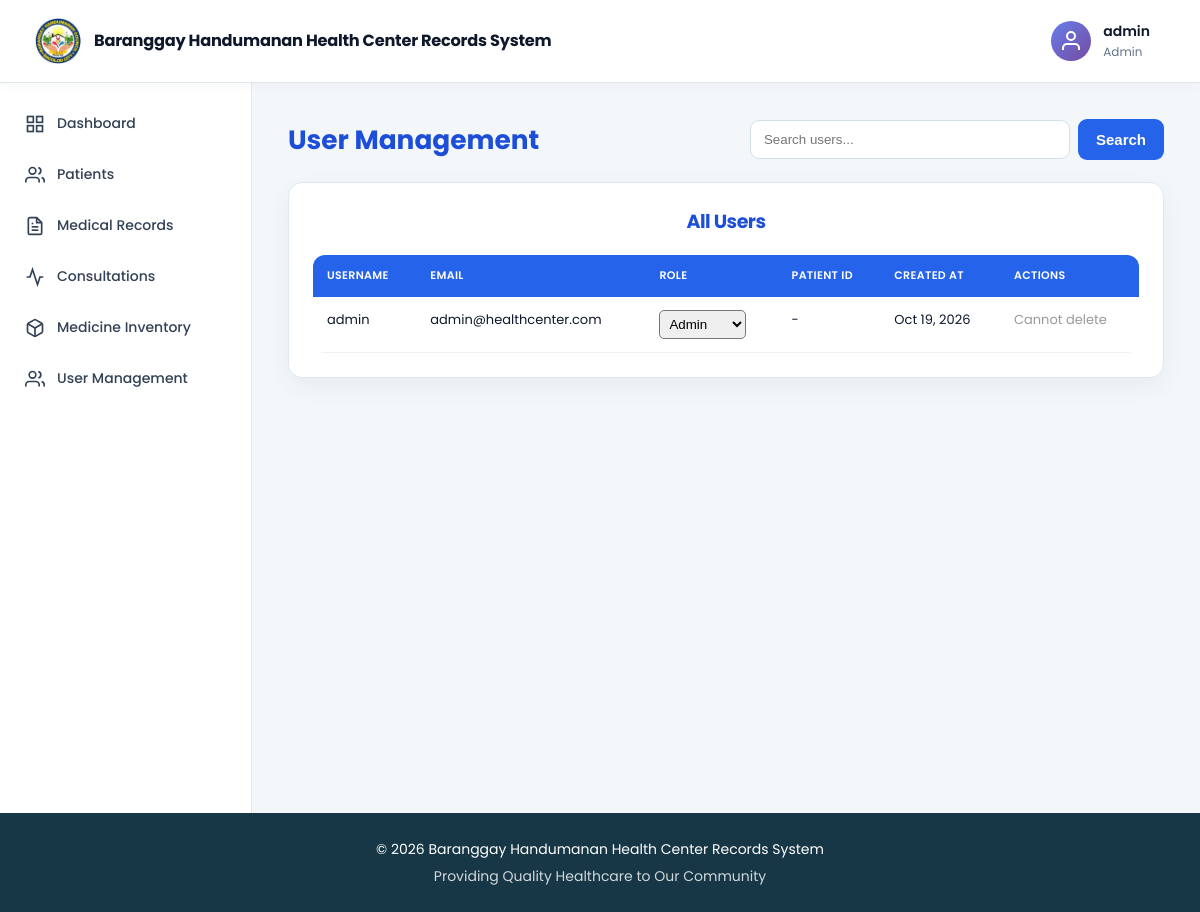
Page /modules/users.php (signed in) on the committed database.
### tables this page shows
CREATE TABLE IF NOT EXISTS users (
    id INT AUTO_INCREMENT PRIMARY KEY,
    username VARCHAR(50) NOT NULL UNIQUE,
    password VARCHAR(255) NOT NULL,
    email VARCHAR(100) NOT NULL UNIQUE,
    role ENUM('admin', 'staff', 'doctor', 'patient', 'visitor', 'guardian') DEFAULT 'staff',
    patient_id INT NULL,
    created_at TIMESTAMP DEFAULT CURRENT_TIMESTAMP,
    FOREIGN KEY (patient_id) REFERENCES patients(id) ON DELETE SET NULL
);

### modules/users.php (the view, shortened to what this page needs)
<?php
require_once '../config/database.php';
$search = isset($_GET['search']) ? trim($_GET['search']) : '';
if ($search) {
    $stmt = $pdo->prepare("SELECT * FROM users WHERE username LIKE :search OR email LIKE :search OR role LIKE :search ORDER BY created_at DESC");
    $stmt->execute([':search' => "%$search%"]);
    $users = $stmt->fetchAll();
} else {
    $stmt = $pdo->query("SELECT * FROM users ORDER BY created_at DESC");
    $users = $stmt->fetchAll();
}
?>
<!DOCTYPE html>
<html lang="en">
<head>
    <?php include '../components/header.php'; ?>
</head>
<body>
    <?php include '../components/navbar2.php'; ?>
    <div class="dashboard-container">
        <?php include '../components/sidebar.php'; ?>
        <main class="dashboard-content">
            <div class="module-header">
                <h1>User Management</h1>
                <form method="GET" class="search-form">
                    <input type="text" name="search" placeholder="Search users..." value="<?php echo htmlspecialchars($search); ?>">
                    <button type="submit">Search</button>
                </form>
            </div>
            <div class="table-section">
                <h2>All Users</h2>
                <table class="data-table">
                    <thead>
                        <tr>
                            <th>Username</th>
                            <th>Email</th>
                            <th>Role</th>
                            <th>Patient ID</th>
                            <th>Created At</th>
                            <th>Actions</th>
                        </tr>
                    </thead>
                    <tbody>
                        <?php if (empty($users)): ?>
                            <tr>
                                <td colspan="6" style="text-align: center;">No users found</td>
                            </tr>
                        <?php else: ?>
                            <?php foreach ($users as $user): ?>
                                <tr>
                                    <td><?php echo htmlspecialchars($user['username']); ?></td>
                                    <td><?php echo htmlspecialchars($user['email']); ?></td>
                                    <td>
                                        <form method="POST" style="display: inline;">
                                            <select name="role" onchange="this.form.submit()" style="padding: 5px; border-radius: 5px;">
                                                <option value="admin" <?php echo $user['role'] === 'admin' ? 'selected' : ''; ?>>Admin</option>
                                            </select>
                                        </form>
                                    </td>
                                    <td><?php echo isset($user['patient_id']) && $user['patient_id'] ? htmlspecialchars($user['patient_id']) : '-'; ?></td>
                                    <td><?php echo date('M d, Y', strtotime($user['created_at'])); ?></td>
                                    <td>
                                        <?php if ($user['username'] !== 'admin'): ?>
                                            <form method="POST" style="display: inline;">
                                                <input type="hidden" name="action" value="delete">
                                                <input type="hidden" name="id" value="<?php echo $user['id']; ?>">
                                                <button type="submit" class="delete-btn" onclick="return confirm('Are you sure you want to delete this user?')">Delete</button>
                                            </form>
                                        <?php else: ?>
                                            <span style="color: #999;">Cannot delete</span>
                                        <?php endif; ?>
                                    </td>
                                </tr>
                            <?php endforeach; ?>
                        <?php endif; ?>
                    </tbody>
                </table>
            </div>
        </main>
    </div>
    <?php include '../components/footer.php'; ?>
</body>
</html>

### rows in the picture
users: username "admin", email "admin@healthcenter.com", role "Admin", created_at "Oct 19, 2026", shows "Cannot delete"

### other values in the picture
$username "admin"
$roleDisplay "Admin"
